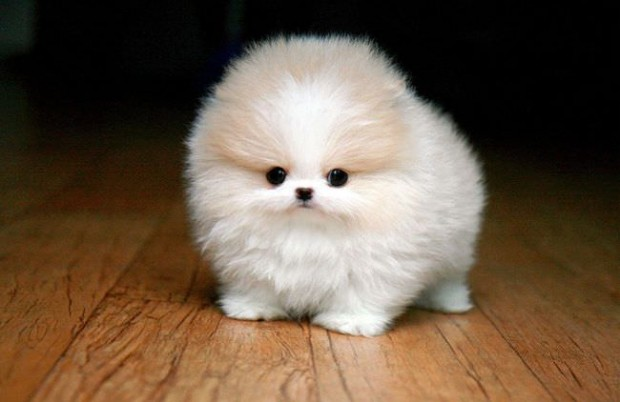
#> input picture src/imageTransformations/animal1.jpg, 620 x 402 px, found by its file name
$ python maskOperation.py
#> lines starting #> are read from the running program, lines starting #| are printed output that depends on the picture; after the words box and inside, x2 and y2 are one past the last pixel; in counts of white or black regions, pixels touching at a corner belong together
import numpy as np
import cv2

image = cv2.imread("src/imageTransformations/animal1.jpg")
#> image is the input picture: shape (402, 620, 3); mean B, G, R 69.8, 88.3, 106.8
cv2.imshow("Original", image)

mask = np.zeros(image.shape[:2], dtype="uint8")
cv2.circle(mask, (300, 200), 100, 255, -1)
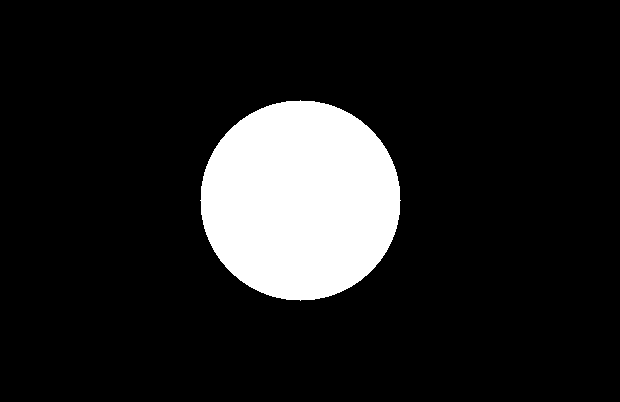
#> mask: shape (402, 620); 12.6% white; 1 white region, box (x1, y1, x2, y2) and area: (200, 100, 401, 301) 31417
masked = cv2.bitwise_and(image, image, mask=mask)
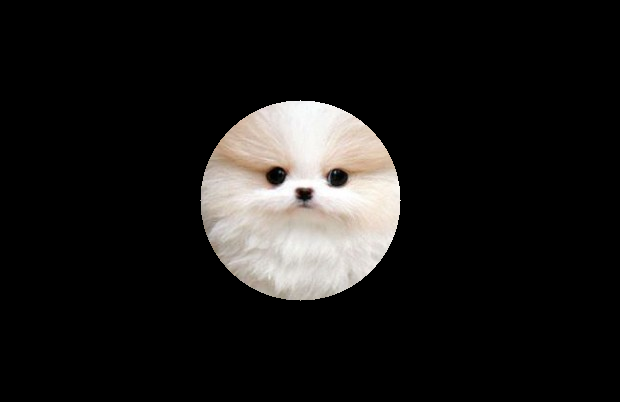
#> masked: shape (402, 620, 3); mean B, G, R 24.4, 25.6, 26.9
cv2.imshow("Circular Mask", mask)
cv2.imshow("Mask Applied to Image", masked)
cv2.waitKey(0)

$ run again, with src/imageTransformations/animal2.jpg copied over src/imageTransformations/animal1.jpg
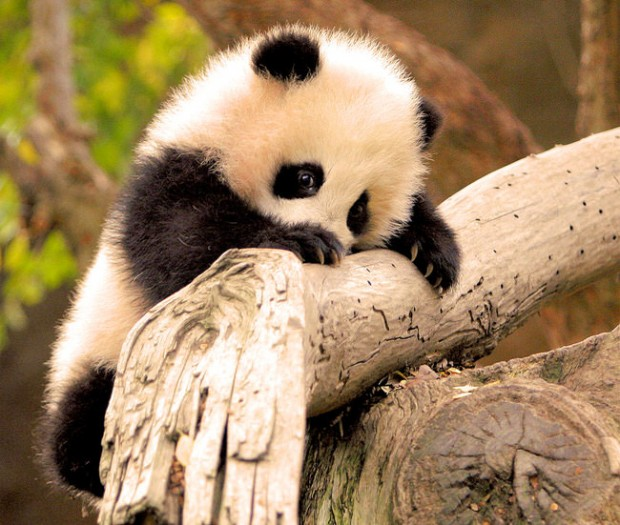
#> input picture src/imageTransformations/animal2.jpg, 620 x 525 px, found by its file name
#> image is the input picture: shape (525, 620, 3); mean B, G, R 98.2, 133.8, 161.1
#> `cv2.circle(mask, (300, 200), 100, 255, -1)`:
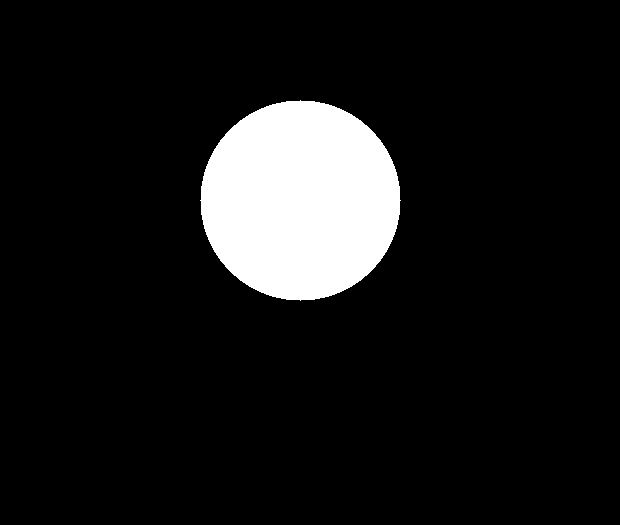
#> mask: shape (525, 620); 9.7% white; 1 white region, box (x1, y1, x2, y2) and area: (200, 100, 401, 301) 31417
#> `masked = cv2.bitwise_and(image, image, mask=mask)`:
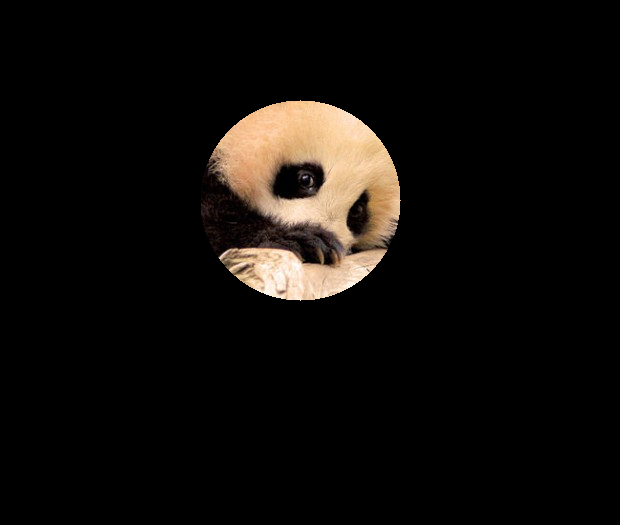
#> masked: shape (525, 620, 3); mean B, G, R 10.6, 13.4, 16.4
